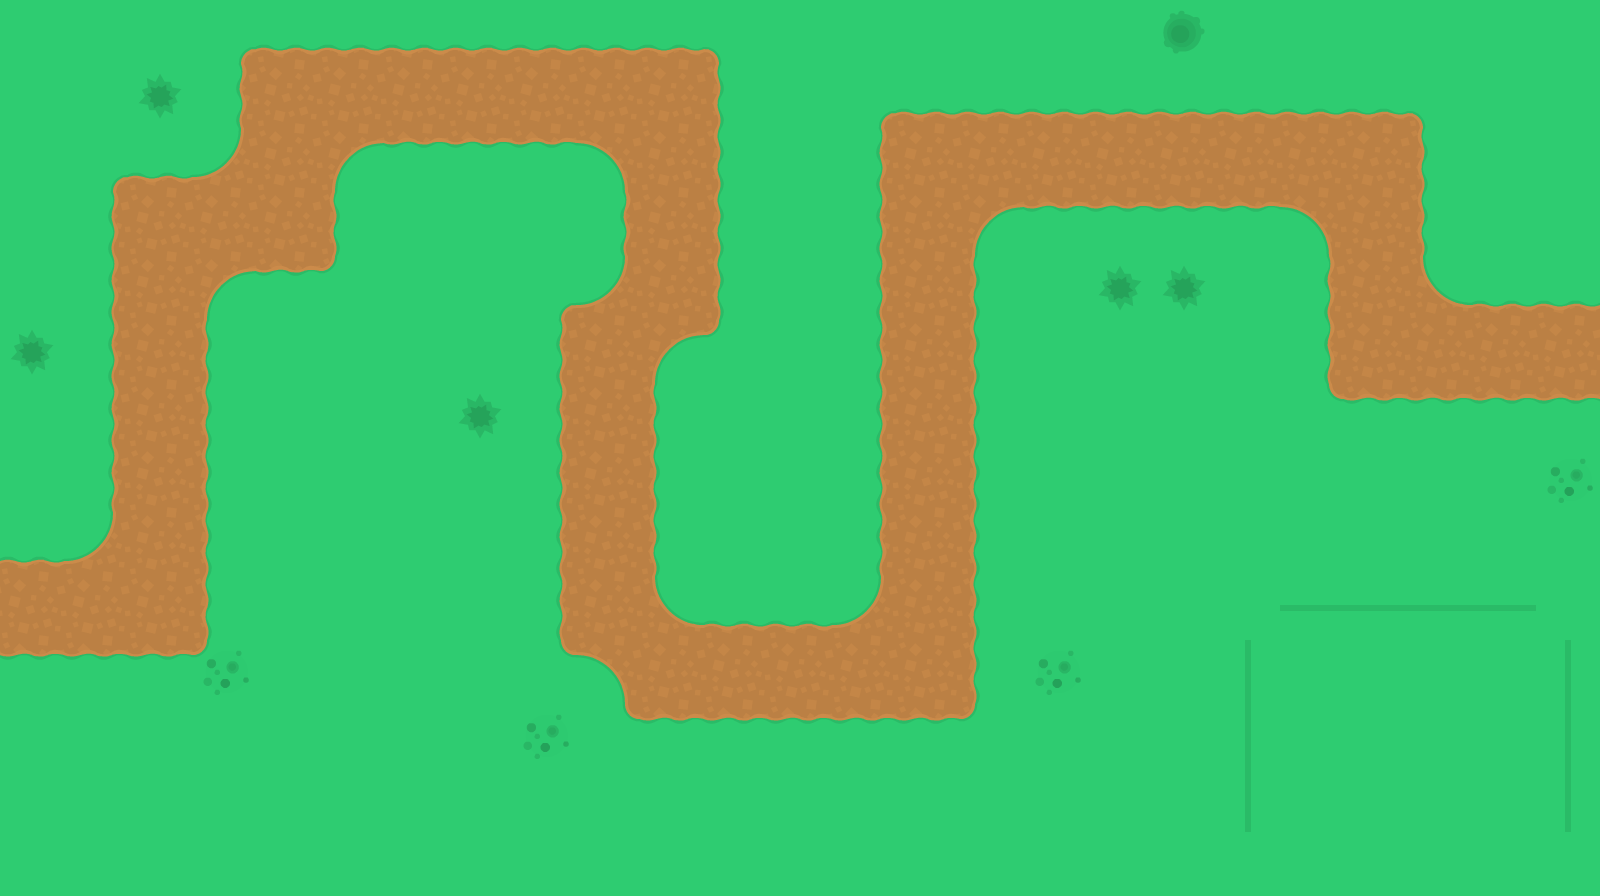

Tiled map render using the project's own tile images. Description and the map definition, with tile-layer contents summarised, below:
An orthogonal 25x14 tile map with 64x64 px tiles, 3 tile layers (ground, path, decor) and 15 objects (14x towerBase, waypoint).

<map version="1.4" tiledversion="1.4.2" orientation="orthogonal" renderorder="right-down" width="25" height="14" tilewidth="64" tileheight="64" infinite="0" nextlayerid="6" nextobjectid="31">
 <tileset firstgid="1" name="td_tilesheet" tilewidth="64" tileheight="64" tilecount="299" columns="23">
  <image source="td_tilesheet.png" trans="ffffff" width="1472" height="832" />
 </tileset>
 <layer id="1" name="ground" width="25" height="14">
  <data>[350 cells, 350 non-empty, 2 distinct tile ids]</data>
 </layer>
 <layer id="4" name="path" width="25" height="14">
  <data>[350 cells, 163 non-empty, 13 distinct tile ids]</data>
 </layer>
 <layer id="3" name="decor" width="25" height="14">
  <data>[350 cells, 20 non-empty, 5 distinct tile ids]</data>
 </layer>
 <objectgroup id="2" name="waypoints">
  <object id="15" name="way1" type="waypoint" x="0" y="576">
   <polyline points="0,0 128,0 128,-384 256,-384 256,-512 640,-512 640,-320 576,-192 576,0 640,64 896,64 896,-448 1344,-448 1344,-256 1600,-256" />
  </object>
 </objectgroup>
 <objectgroup id="5" name="tower_placement">
  <object id="17" name="tower" type="towerBase" gid="182" x="256" y="640" width="64" height="64" />
  <object id="18" name="tower" type="towerBase" gid="182" x="256" y="576" width="64" height="64" />
  <object id="19" name="tower" type="towerBase" gid="182" x="384" y="256" width="64" height="64" />
  <object id="20" name="tower" type="towerBase" gid="182" x="512" y="256" width="64" height="64" />
  <object id="21" name="tower" type="towerBase" gid="182" x="448" y="576" width="64" height="64" />
  <object id="22" name="tower" type="towerBase" gid="182" x="448" y="640" width="64" height="64" />
  <object id="23" name="tower" type="towerBase" gid="182" x="768" y="512" width="64" height="64" />
  <object id="24" name="tower" type="towerBase" gid="182" x="704" y="512" width="64" height="64" />
  <object id="25" name="tower" type="towerBase" gid="182" x="768" y="192" width="64" height="64" />
  <object id="26" name="tower" type="towerBase" gid="182" x="768" y="256" width="64" height="64" />
  <object id="27" name="tower" type="towerBase" gid="182" x="1024" y="320" width="64" height="64" />
  <object id="28" name="tower" type="towerBase" gid="182" x="1024" y="448" width="64" height="64" />
  <object id="29" name="tower" type="towerBase" gid="182" x="1216" y="320" width="64" height="64" />
  <object id="30" name="tower" type="towerBase" gid="182" x="1216" y="448" width="64" height="64" />
 </objectgroup>
</map>
